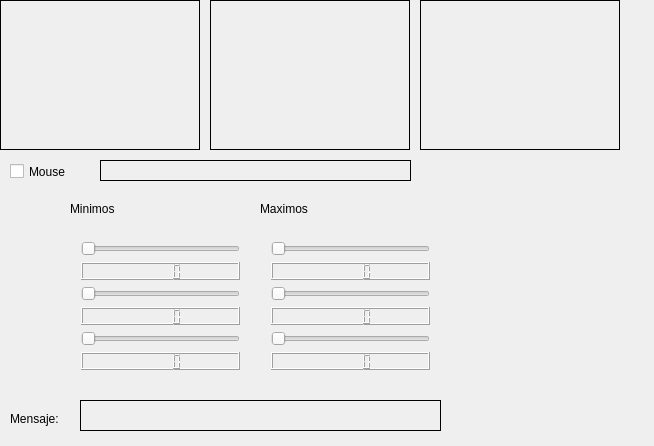
<?xml version="1.0" encoding="UTF-8"?>
<ui version="4.0">
 <class>MainWindow</class>
 <widget class="QMainWindow" name="MainWindow">
  <property name="geometry">
   <rect>
    <x>0</x>
    <y>0</y>
    <width>654</width>
    <height>446</height>
   </rect>
  </property>
  <property name="windowTitle">
   <string>MainWindow</string>
  </property>
  <widget class="QWidget" name="centralWidget">
   <widget class="QLabel" name="img">
    <property name="geometry">
     <rect>
      <x>0</x>
      <y>0</y>
      <width>200</width>
      <height>150</height>
     </rect>
    </property>
    <property name="frameShape">
     <enum>QFrame::Box</enum>
    </property>
    <property name="text">
     <string/>
    </property>
   </widget>
   <widget class="QLabel" name="img_2">
    <property name="geometry">
     <rect>
      <x>210</x>
      <y>0</y>
      <width>200</width>
      <height>150</height>
     </rect>
    </property>
    <property name="frameShape">
     <enum>QFrame::Box</enum>
    </property>
    <property name="text">
     <string/>
    </property>
   </widget>
   <widget class="QWidget" name="layoutWidget">
    <property name="geometry">
     <rect>
      <x>260</x>
      <y>230</y>
      <width>181</width>
      <height>151</height>
     </rect>
    </property>
    <layout class="QVBoxLayout" name="Maximos">
     <item>
      <widget class="QSlider" name="c0_max">
       <property name="maximum">
        <number>255</number>
       </property>
       <property name="pageStep">
        <number>1</number>
       </property>
       <property name="orientation">
        <enum>Qt::Horizontal</enum>
       </property>
      </widget>
     </item>
     <item>
      <widget class="QLCDNumber" name="lcd_c0_max"/>
     </item>
     <item>
      <widget class="QSlider" name="c1_max">
       <property name="maximum">
        <number>255</number>
       </property>
       <property name="pageStep">
        <number>1</number>
       </property>
       <property name="orientation">
        <enum>Qt::Horizontal</enum>
       </property>
      </widget>
     </item>
     <item>
      <widget class="QLCDNumber" name="lcd_c1_max"/>
     </item>
     <item>
      <widget class="QSlider" name="c2_max">
       <property name="maximum">
        <number>255</number>
       </property>
       <property name="pageStep">
        <number>1</number>
       </property>
       <property name="orientation">
        <enum>Qt::Horizontal</enum>
       </property>
      </widget>
     </item>
     <item>
      <widget class="QLCDNumber" name="lcd_c2_max"/>
     </item>
    </layout>
   </widget>
   <widget class="QWidget" name="layoutWidget">
    <property name="geometry">
     <rect>
      <x>70</x>
      <y>230</y>
      <width>181</width>
      <height>151</height>
     </rect>
    </property>
    <layout class="QVBoxLayout" name="Minimos">
     <item>
      <widget class="QSlider" name="c0_min">
       <property name="maximum">
        <number>255</number>
       </property>
       <property name="pageStep">
        <number>1</number>
       </property>
       <property name="orientation">
        <enum>Qt::Horizontal</enum>
       </property>
      </widget>
     </item>
     <item>
      <widget class="QLCDNumber" name="lcd_c0_min"/>
     </item>
     <item>
      <widget class="QSlider" name="c1_min">
       <property name="maximum">
        <number>255</number>
       </property>
       <property name="pageStep">
        <number>1</number>
       </property>
       <property name="orientation">
        <enum>Qt::Horizontal</enum>
       </property>
      </widget>
     </item>
     <item>
      <widget class="QLCDNumber" name="lcd_c1_min"/>
     </item>
     <item>
      <widget class="QSlider" name="c2_min">
       <property name="maximum">
        <number>255</number>
       </property>
       <property name="pageStep">
        <number>1</number>
       </property>
       <property name="orientation">
        <enum>Qt::Horizontal</enum>
       </property>
      </widget>
     </item>
     <item>
      <widget class="QLCDNumber" name="lcd_c2_min"/>
     </item>
    </layout>
   </widget>
   <widget class="QWidget" name="layoutWidget">
    <property name="geometry">
     <rect>
      <x>20</x>
      <y>210</y>
      <width>20</width>
      <height>161</height>
     </rect>
    </property>
    <layout class="QVBoxLayout" name="verticalLayout_2">
     <item>
      <widget class="QLabel" name="label">
       <property name="text">
        <string>C0</string>
       </property>
      </widget>
     </item>
     <item>
      <widget class="QLabel" name="label_2">
       <property name="text">
        <string>C1</string>
       </property>
      </widget>
     </item>
     <item>
      <widget class="QLabel" name="label_3">
       <property name="text">
        <string>C2</string>
       </property>
      </widget>
     </item>
    </layout>
   </widget>
   <widget class="QLabel" name="label_4">
    <property name="geometry">
     <rect>
      <x>10</x>
      <y>410</y>
      <width>67</width>
      <height>17</height>
     </rect>
    </property>
    <property name="text">
     <string>Mensaje:</string>
    </property>
   </widget>
   <widget class="QLabel" name="mensaje">
    <property name="geometry">
     <rect>
      <x>80</x>
      <y>400</y>
      <width>361</width>
      <height>31</height>
     </rect>
    </property>
    <property name="frameShape">
     <enum>QFrame::Box</enum>
    </property>
    <property name="text">
     <string/>
    </property>
   </widget>
   <widget class="QLabel" name="estado">
    <property name="geometry">
     <rect>
      <x>100</x>
      <y>160</y>
      <width>311</width>
      <height>21</height>
     </rect>
    </property>
    <property name="frameShape">
     <enum>QFrame::Box</enum>
    </property>
    <property name="text">
     <string/>
    </property>
   </widget>
   <widget class="QLabel" name="label_5">
    <property name="geometry">
     <rect>
      <x>70</x>
      <y>200</y>
      <width>67</width>
      <height>17</height>
     </rect>
    </property>
    <property name="text">
     <string>Minimos</string>
    </property>
   </widget>
   <widget class="QLabel" name="label_6">
    <property name="geometry">
     <rect>
      <x>260</x>
      <y>200</y>
      <width>67</width>
      <height>17</height>
     </rect>
    </property>
    <property name="text">
     <string>Maximos</string>
    </property>
   </widget>
   <widget class="QCheckBox" name="checkBox">
    <property name="geometry">
     <rect>
      <x>10</x>
      <y>160</y>
      <width>92</width>
      <height>23</height>
     </rect>
    </property>
    <property name="text">
     <string>Mouse</string>
    </property>
   </widget>
   <widget class="QLabel" name="img_inRange">
    <property name="geometry">
     <rect>
      <x>420</x>
      <y>0</y>
      <width>200</width>
      <height>150</height>
     </rect>
    </property>
    <property name="frameShape">
     <enum>QFrame::Box</enum>
    </property>
    <property name="text">
     <string/>
    </property>
   </widget>
  </widget>
 </widget>
 <layoutdefault spacing="6" margin="11"/>
 <resources/>
 <connections/>
</ui>
